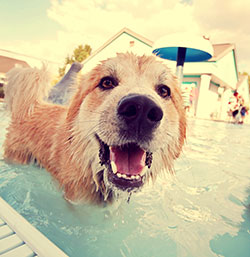
#> input picture FoundationsOfCV/Module2/puppy.jpg, 250 x 257 px
$ jupyter execute imageTypesandColors.ipynb
#> lines starting #> are read from the running program, lines starting #| are printed output that depends on the picture
[cell 1]
import cv2, numpy as np
import matplotlib.pyplot as plt

[cell 2]
image = cv2.imread('puppy.jpg',1)
#> image is the input picture: shape (257, 250, 3); mean B, G, R 156.6, 190.9, 203.4

[cell 3]
plt.imshow(image)

[cell 4]
height, width, channels = image.shape
#> height = 257; width = 250; channels = 3

[cell 5]
## create an image whichis 3 times wide and fill each channel with their color channels
b,g,r = cv2.split(image)
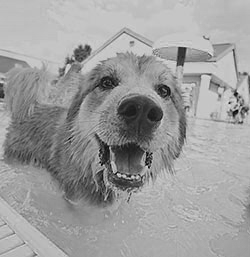
#> b: shape (257, 250); min 0, max 226, mean 156.6
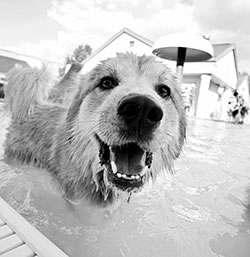
#> g: shape (257, 250); min 0, max 255, mean 190.9
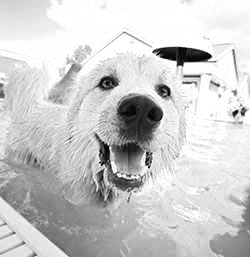
#> r: shape (257, 250); min 0, max 255, mean 203.4

[cell 6]
rgb_split = np.empty([height,width*3, 3], 'uint8')

[cell 7]
rgb_split[:,0:width] = cv2.merge([b,b,b])
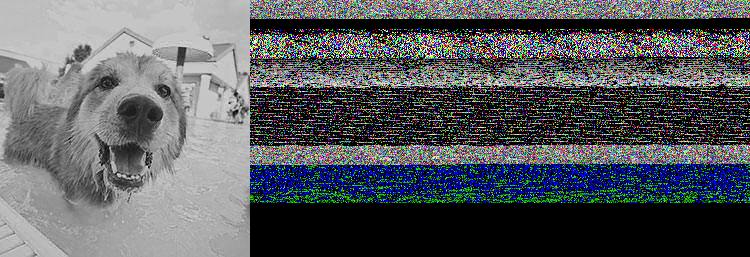
#> rgb_split: shape (257, 750, 3); mean of channels 0, 1, 2 94.5, 91.1, 87.4; drawn as B, G, R
rgb_split[:,width:width*2] = cv2.merge([g,g,g])
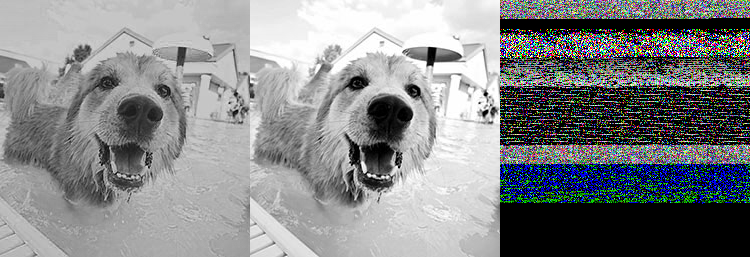
#> rgb_split: shape (257, 750, 3); mean of channels 0, 1, 2 137, 135.2, 133.3; drawn as B, G, R
rgb_split[:,width*2:width*3] = cv2.merge([r,r,r])
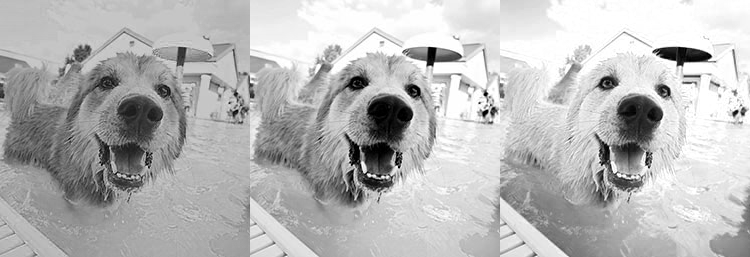
#> rgb_split: shape (257, 750, 3); min 0, max 255, mean 183.7

[cell 8]
plt.imshow(rgb_split)

[cell 9]
##hue saturation color space
hsv = cv2.cvtColor(image,cv2.COLOR_BGR2HSV)
#> hsv: shape (257, 250, 3); mean H, S, V 38.4, 74.3, 209.4

[cell 10]
plt.imshow(hsv)

[cell 11]
h,s,v = cv2.split(hsv)
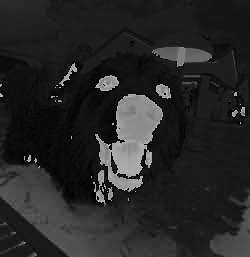
#> h: shape (257, 250); min 0, max 179, mean 38.4
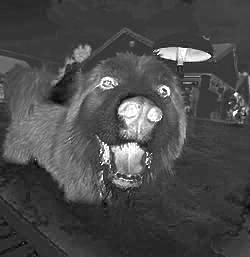
#> s: shape (257, 250); min 0, max 255, mean 74.3
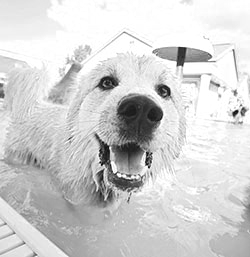
#> v: shape (257, 250); min 10, max 255, mean 209.4
hsv_split = np.concatenate((h,s,v),axis = 1)
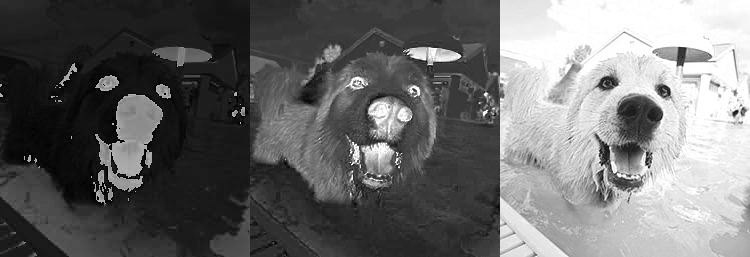
#> hsv_split: shape (257, 750); min 0, max 255, mean 107.4
plt.imshow(hsv_split)
